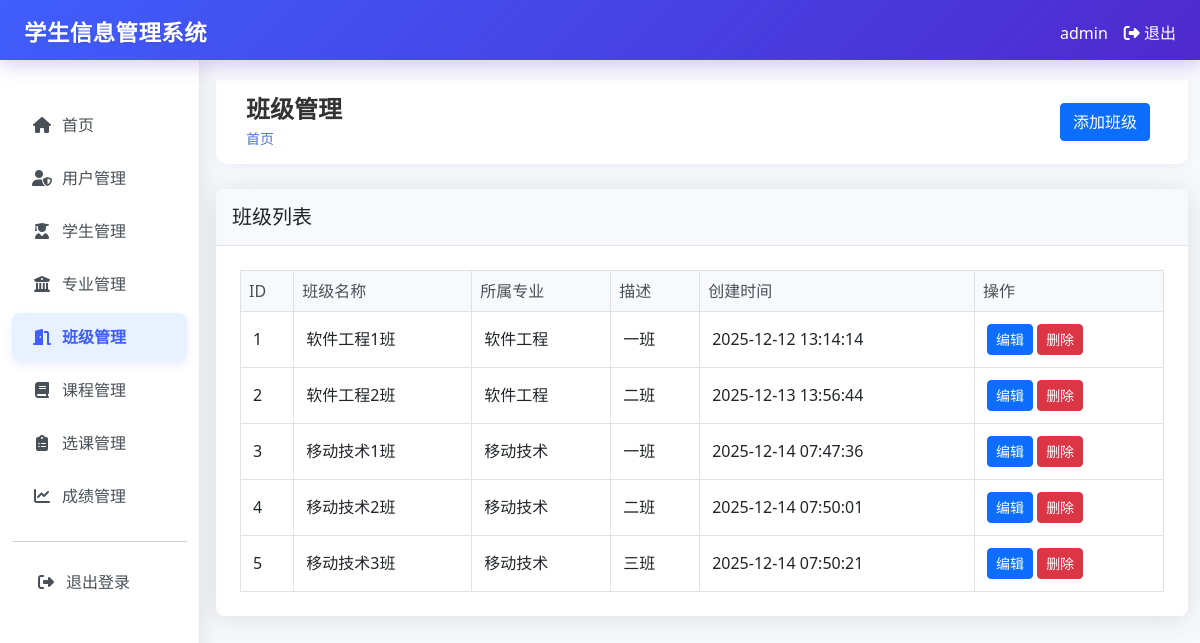
Page /classes (signed in) on the committed database.
### tables this page shows
CREATE TABLE classes (
        id INTEGER PRIMARY KEY AUTOINCREMENT,
        name TEXT UNIQUE NOT NULL,
        major_id INTEGER,
        description TEXT,
        created_at TIMESTAMP DEFAULT CURRENT_TIMESTAMP,
        FOREIGN KEY (major_id) REFERENCES majors (id)
    );

CREATE TABLE majors (
        id INTEGER PRIMARY KEY AUTOINCREMENT,
        name TEXT UNIQUE NOT NULL,
        description TEXT,
        created_at TIMESTAMP DEFAULT CURRENT_TIMESTAMP
    );

### app.py (the view)
@app.route("/classes")
@login_required
def classes():
    conn = get_db_connection()
    classes = conn.execute("""
        SELECT c.*, m.name as major_name
        FROM classes c
        LEFT JOIN majors m ON c.major_id = m.id
        ORDER BY c.id ASC
    """).fetchall()
    conn.close()
    return render_template("classes/index.html", classes=classes)

### app.py (called while the page is built)
def login_required(f):
    @wraps(f)
    def decorated_function(*args, **kwargs):
        if "user_id" not in session:
            return redirect(url_for("login"))
        return f(*args, **kwargs)
    return decorated_function

def get_db_connection():
    conn = sqlite3.connect("student_management.db")
    conn.row_factory = sqlite3.Row
    return conn

### templates/classes/index.html (shortened to what this page needs)
{% extends "base.html" %}
{% block header %}班级管理{% endblock %}
{% block actions %}
{% if session.role == 'admin' %}
<a href="{{ url_for('create_class') }}" class="btn btn-primary">添加班级</a>
{% endif %}
{% endblock %}
{% block content %}
<div class="card">
    <div class="card-header">
        <h5 class="card-title mb-0">班级列表</h5>
    </div>
    <div class="card-body">
        <div class="table-responsive">
            <table class="table table-bordered table-hover">
                <thead class="table-light">
                    <tr>
                        <th>ID</th>
                        <th>班级名称</th>
                        <th>所属专业</th>
                        <th>描述</th>
                        <th>创建时间</th>
                        {% if session.role == 'admin' %}
                        <th>操作</th>
                        {% endif %}
                    </tr>
                </thead>
                <tbody>
                    {% for class in classes %}
                    <tr>
                        <td>{{ class.id }}</td>
                        <td>{{ class.name }}</td>
                        <td>{{ class.major_name or '未设置' }}</td>
                        <td>{{ class.description or '无描述' }}</td>
                        <td>{{ class.created_at }}</td>
                        {% if session.role == 'admin' %}
                        <td>
                            <a href="{{ url_for('edit_class', class_id=class.id) }}" class="btn btn-sm btn-primary">编辑</a>
                            <form action="{{ url_for('delete_class', class_id=class.id) }}" method="post" style="display: inline;" onsubmit="return confirm('确定要删除此班级吗？');">
                                <button type="submit" class="btn btn-sm btn-danger">删除</button>
                            </form>
                        </td>
                        {% endif %}
                    </tr>
                    {% endfor %}
                </tbody>
            </table>
        </div>
    </div>
</div>
{% endblock %}

### templates/base.html (shortened to what this page needs)
<!DOCTYPE html>
<html lang="zh-CN">
<head>
    <link href="https://cdn.jsdelivr.net/npm/bootstrap@5.3.0/dist/css/bootstrap.min.css" rel="stylesheet">
    <link rel="stylesheet" href="https://cdnjs.cloudflare.com/ajax/libs/font-awesome/6.4.0/css/all.min.css">
</head>
<body>
    <nav class="navbar navbar-dark fixed-top system-header">
        <div class="container-fluid">
            <span class="navbar-brand mb-0 h1 ms-4">学生信息管理系统</span>
            <div class="d-flex">
                <span class="text-white me-3">{{ session.username }}</span>
                <a href="{{ url_for('logout') }}" class="text-white text-decoration-none me-4">
                    <i class="fas fa-sign-out-alt"></i> 退出
                </a>
            </div>
        </div>
    </nav>
    <div class="container-fluid" style="padding-top: 60px;">
        <div class="row">
            <nav class="col-md-3 col-lg-2 d-md-block sidebar collapse">
                <div class="position-sticky pt-3">
                    <div class="nav-section">
                        <ul class="nav flex-column">
                            <li class="nav-item">
                                <a class="nav-link {% if request.endpoint in ['dashboard', 'users_dashboard'] %}active{% endif %}" href="{{ url_for('dashboard') }}">
                                    <i class="fas fa-home"></i>
                                    首页
                                </a>
                            </li>
                        </ul>
                    </div>
                        {% if session.role == 'admin' %}
                        <div class="nav-section">
                            <ul class="nav flex-column">
                                <li class="nav-item">
                                    <a class="nav-link {% if request.endpoint == 'users' %}active{% endif %}" href="{{ url_for('users') }}">
                                        <i class="fas fa-user-shield"></i>
                                        用户管理
                                    </a>
                                </li>
                            </ul>
                        </div>
                        {% endif %}
                        <div class="nav-section">
                            <ul class="nav flex-column">
                                <li class="nav-item">
                                    <a class="nav-link {% if request.endpoint == 'students' %}active{% endif %}" href="{{ url_for('students') }}">
                                        <i class="fas fa-user-graduate"></i>
                                        学生管理
                                    </a>
                                </li>
                                <li class="nav-item">
                                    <a class="nav-link {% if 'majors' in request.endpoint %}active{% endif %}" href="{{ url_for('majors') }}">
                                        <i class="fas fa-university"></i>
                                        专业管理
                                    </a>
                                </li>
                                <li class="nav-item">
                                    <a class="nav-link {% if 'classes' in request.endpoint %}active{% endif %}" href="{{ url_for('classes') }}">
                                        <i class="fas fa-door-open"></i>
                                        班级管理
                                    </a>
                                </li>
                                <li class="nav-item">
                                    <a class="nav-link {% if 'courses' in request.endpoint %}active{% endif %}" href="{{ url_for('courses') }}">
                                        <i class="fas fa-book"></i>
                                        课程管理
                                    </a>
                                </li>
                                <li class="nav-item">
                                    <a class="nav-link {% if 'enrollments' in request.endpoint %}active{% endif %}" href="{{ url_for('enrollments') }}">
                                        <i class="fas fa-clipboard-list"></i>
                                        选课管理
                                    </a>
                                </li>
                                <li class="nav-item">
                                    <a class="nav-link {% if 'grades' in request.endpoint %}active{% endif %}" href="{{ url_for('grades') }}">
                                        <i class="fas fa-chart-line"></i>
                                        成绩管理
                                    </a>
                                </li>
                            </ul>
                        </div>
                    <hr>
                    <ul class="nav flex-column">
                        <li class="nav-item">
                            <a class="nav-link logout-link" href="{{ url_for('logout') }}">
                                <i class="fas fa-sign-out-alt"></i>
                                退出登录
                            </a>
                        </li>
                    </ul>
                </div>
            </nav>
            <main class="col-md-9 ms-sm-auto col-lg-10 px-md-4 content" style="margin-left: 250px; padding-top: 20px;">
                <div class="top-header">
                    <div>
                        <h1 class="page-title">{% block header %}{% endblock %}</h1>
                        <div class="breadcrumb-container mt-1">
                            <a href="{{ url_for('dashboard') }}">首页</a>
                        </div>
                    </div>
                    <div class="btn-toolbar mb-2 mb-md-0">
                        <div class="btn-group me-2">
                            {% block actions %}{% endblock %}
                        </div>
                    </div>
                </div>
                {% block content %}{% endblock %}
            </main>
        </div>
    </div>
</body>
</html>

### templates/base.html (style rules this page uses)
.sidebar { height: 100vh; background-color: white; padding-top: 25px; box-shadow: 4px 0 20px rgba(0, 0, 0, 0.08); position: fixed; top: 60px; left: 0; z-index: 1000; overflow-y: auto; border-right: 1px solid #e9ecef; }
.sidebar .nav-link { color: #495057; padding: 12px 20px; border-radius: 8px; margin-bottom: 5px; transition: all 0.2s ease; display: flex; align-items: center; }
.sidebar .nav-link i { margin-right: 10px; width: 20px; text-align: center; }
.sidebar .nav-link.active { background-color: #e7f1ff; color: #3f5efb; font-weight: 600; box-shadow: 0 4px 10px rgba(63, 94, 251, 0.1); }
.sidebar .nav-link.active i { color: #3f5efb; opacity: 1; display: inline-block; margin-right: 10px; width: 20px; text-align: center; }
.content { padding: 20px; }
.card { margin-bottom: 20px; }
.sidebar .logout-link { position: relative; margin-left: 0; padding-left: 24px; }
.sidebar .logout-link::before { content: ''; position: absolute; left: 0; top: 0; bottom: 0; width: 4px; background-color: rgba(255, 255, 255, 0.5); border-radius: 0 4px 4px 0; }
.top-header { background: white; box-shadow: 0 2px 10px rgba(0, 0, 0, 0.05); padding: 15px 30px; margin-bottom: 25px; border-radius: 0 0 10px 10px; display: flex; justify-content: space-between; align-items: center; }
.page-title { font-size: 24px; font-weight: 600; color: #333; margin: 0; }
.breadcrumb-container { font-size: 14px; color: #666; }
.breadcrumb-container a { color: #4e73df; text-decoration: none; }
body { font-family: 'Segoe UI', Tahoma, Geneva, Verdana, sans-serif; background-color: #f8f9fc; color: #495057; }
.container-fluid { padding: 0; }
.card { border: none; border-radius: 0.5rem; box-shadow: 0 0.15rem 1.75rem 0 rgba(58, 59, 69, 0.15); }
.card-header { background-color: #f8f9fc; border-bottom: 1px solid #dee2e6; padding: 1rem; }
.card-body { padding: 1.5rem; }
.table { margin-bottom: 0; }
.table th { background-color: #f8f9fc; font-weight: 500; color: #495057; border-bottom: 1px solid #dee2e6; }
.table td { vertical-align: middle; padding: 0.75rem; }
.btn { border-radius: 0.25rem; font-weight: 500; transition: all 0.3s ease; }
.btn-danger { background-color: #dc3545; border-color: #dc3545; }
.pt-3 { padding-top: 1rem !important; }
.system-header { background: linear-gradient(135deg, #3f5efb 0%, #4f29cd 100%); box-shadow: 0 4px 20px rgba(79, 41, 205, 0.25); padding: 15px 0; z-index: 1002; height: 60px; }
.system-header .navbar-brand { font-weight: 700; font-size: 1.4rem; color: white !important; text-shadow: 0 1px 2px rgba(0, 0, 0, 0.1); letter-spacing: 0.5px; }

### rows in the picture
classes: id "1", name "软件工程1班", name "软件工程", description "一班", created_at "2025-12-12 13:14:14"
classes: id "2", name "软件工程2班", name "软件工程", description "二班", created_at "2025-12-13 13:56:44"
classes: id "3", name "移动技术1班", name "移动技术", description "一班", created_at "2025-12-14 07:47:36"
classes: id "4", name "移动技术2班", name "移动技术", description "二班", created_at "2025-12-14 07:50:01"
classes: id "5", name "移动技术3班", name "移动技术", description "三班", created_at "2025-12-14 07:50:21"

### other values in the picture
{{ session.username }} "admin"
